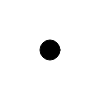
Frame 1 (no input)
Frame 60 (no input): identical to frame 1, image omitted
Frame 120 (the mouse pressed at the canvas centre since frame 60): identical to frame 1, image omitted

The p5.js sketch that drew this single still picture (run headless with seeded random() and noise() and a simulated clock; from frame 60 on, the mouse is pressed at the canvas centre):

// p5.js sketch
// ── sketch.js
// Learning Processing
// Daniel Shiffman
// http://www.learningprocessing.com

// Example 7-2: Calling a function

function setup() {
 createCanvas(100,100);
}

function draw() {
  background(255);
  drawBlackCircle();
}

function drawBlackCircle() {
  fill(0);
  ellipse(50,50,20,20);
}
